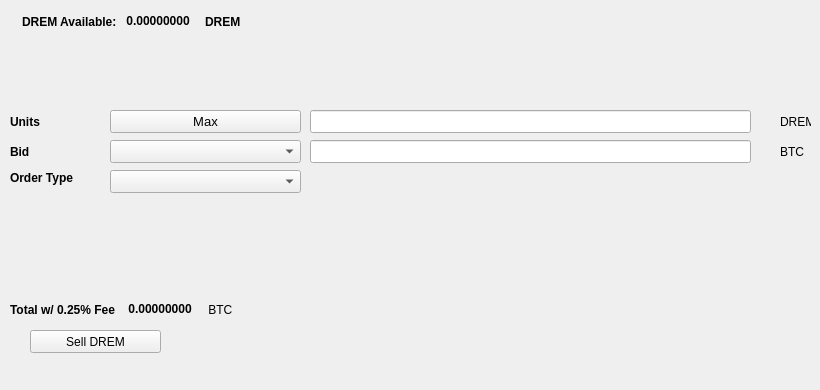
   <widget class="QWidget" name="SellTab">
    <attribute name="title">
     <string>Sell</string>
    </attribute>
    <widget class="QLabel" name="label_16">
     <property name="geometry">
      <rect>
       <x>780</x>
       <y>140</y>
       <width>31</width>
       <height>23</height>
      </rect>
     </property>
     <property name="text">
      <string>BTC</string>
     </property>
    </widget>
    <widget class="QComboBox" name="SellBidcomboBox">
     <property name="geometry">
      <rect>
       <x>110</x>
       <y>140</y>
       <width>191</width>
       <height>23</height>
      </rect>
     </property>
     <property name="font">
      <font>
       <pointsize>10</pointsize>
      </font>
     </property>
    </widget>
    <widget class="QLabel" name="label_18">
     <property name="geometry">
      <rect>
       <x>10</x>
       <y>110</y>
       <width>46</width>
       <height>23</height>
      </rect>
     </property>
     <property name="font">
      <font>
       <weight>75</weight>
       <bold>true</bold>
      </font>
     </property>
     <property name="text">
      <string>Units</string>
     </property>
    </widget>
    <widget class="QPushButton" name="Sell_Max_Amount">
     <property name="geometry">
      <rect>
       <x>110</x>
       <y>110</y>
       <width>191</width>
       <height>23</height>
      </rect>
     </property>
     <property name="font">
      <font>
       <pointsize>10</pointsize>
      </font>
     </property>
     <property name="text">
      <string>Max</string>
     </property>
    </widget>
    <widget class="QLabel" name="label_20">
     <property name="geometry">
      <rect>
       <x>10</x>
       <y>170</y>
       <width>91</width>
       <height>16</height>
      </rect>
     </property>
     <property name="font">
      <font>
       <weight>75</weight>
       <bold>true</bold>
      </font>
     </property>
     <property name="text">
      <string>Order Type</string>
     </property>
    </widget>
    <widget class="QComboBox" name="SellOrdertypeCombo">
     <property name="geometry">
      <rect>
       <x>110</x>
       <y>170</y>
       <width>191</width>
       <height>23</height>
      </rect>
     </property>
     <property name="font">
      <font>
       <pointsize>10</pointsize>
      </font>
     </property>
    </widget>
    <widget class="QLabel" name="label_21">
     <property name="geometry">
      <rect>
       <x>10</x>
       <y>140</y>
       <width>46</width>
       <height>23</height>
      </rect>
     </property>
     <property name="font">
      <font>
       <weight>75</weight>
       <bold>true</bold>
      </font>
     </property>
     <property name="text">
      <string>Bid</string>
     </property>
    </widget>
    <widget class="QLabel" name="label_22">
     <property name="geometry">
      <rect>
       <x>780</x>
       <y>110</y>
       <width>31</width>
       <height>23</height>
      </rect>
     </property>
     <property name="text">
      <string>DREM</string>
     </property>
    </widget>
    <widget class="QLineEdit" name="UnitsInputDREM">
     <property name="geometry">
      <rect>
       <x>310</x>
       <y>110</y>
       <width>441</width>
       <height>23</height>
      </rect>
     </property>
     <property name="font">
      <font>
       <pointsize>9</pointsize>
       <weight>75</weight>
       <bold>true</bold>
      </font>
     </property>
    </widget>
    <widget class="QLineEdit" name="SellBidPriceEdit">
     <property name="geometry">
      <rect>
       <x>310</x>
       <y>140</y>
       <width>441</width>
       <height>23</height>
      </rect>
     </property>
     <property name="font">
      <font>
       <pointsize>9</pointsize>
       <weight>75</weight>
       <bold>true</bold>
      </font>
     </property>
    </widget>
    <widget class="QPushButton" name="SellDREMBTN">
     <property name="geometry">
      <rect>
       <x>30</x>
       <y>330</y>
       <width>131</width>
       <height>23</height>
      </rect>
     </property>
     <property name="text">
      <string>Sell DREM</string>
     </property>
     <property name="icon">
      <iconset>
       <normaloff>:/icons/bitcoin</normaloff>:/icons/bitcoin</iconset>
     </property>
    </widget>
    <widget class="QWidget" name="layoutWidget3">
     <property name="geometry">
      <rect>
       <x>22</x>
       <y>12</y>
       <width>258</width>
       <height>19</height>
      </rect>
     </property>
     <layout class="QHBoxLayout" name="horizontalLayout">
      <item>
       <widget class="QLabel" name="label232_2">
        <property name="font">
         <font>
          <weight>75</weight>
          <bold>true</bold>
         </font>
        </property>
        <property name="text">
         <string>DREM Available:</string>
        </property>
       </widget>
      </item>
      <item>
       <widget class="QLabel" name="DREMAvailableLabel">
        <property name="palette">
         <palette>
          <active>
           <colorrole role="WindowText">
            <brush brushstyle="SolidPattern">
             <color alpha="255">
              <red>0</red>
              <green>0</green>
              <blue>0</blue>
             </color>
            </brush>
           </colorrole>
           <colorrole role="Button">
            <brush brushstyle="SolidPattern">
             <color alpha="255">
              <red>0</red>
              <green>170</green>
              <blue>0</blue>
             </color>
            </brush>
           </colorrole>
           <colorrole role="Light">
            <brush brushstyle="SolidPattern">
             <color alpha="255">
              <red>0</red>
              <green>255</green>
              <blue>0</blue>
             </color>
            </brush>
           </colorrole>
           <colorrole role="Midlight">
            <brush brushstyle="SolidPattern">
             <color alpha="255">
              <red>0</red>
              <green>212</green>
              <blue>0</blue>
             </color>
            </brush>
           </colorrole>
           <colorrole role="Dark">
            <brush brushstyle="SolidPattern">
             <color alpha="255">
              <red>0</red>
              <green>85</green>
              <blue>0</blue>
             </color>
            </brush>
           </colorrole>
           <colorrole role="Mid">
            <brush brushstyle="SolidPattern">
             <color alpha="255">
              <red>0</red>
              <green>113</green>
              <blue>0</blue>
             </color>
            </brush>
           </colorrole>
           <colorrole role="Text">
            <brush brushstyle="SolidPattern">
             <color alpha="255">
              <red>0</red>
              <green>170</green>
              <blue>0</blue>
             </color>
            </brush>
           </colorrole>
           <colorrole role="BrightText">
            <brush brushstyle="SolidPattern">
             <color alpha="255">
              <red>255</red>
              <green>255</green>
              <blue>255</blue>
             </color>
            </brush>
           </colorrole>
           <colorrole role="ButtonText">
            <brush brushstyle="SolidPattern">
             <color alpha="255">
              <red>0</red>
              <green>0</green>
              <blue>0</blue>
             </color>
            </brush>
           </colorrole>
           <colorrole role="Base">
            <brush brushstyle="SolidPattern">
             <color alpha="255">
              <red>255</red>
              <green>255</green>
              <blue>255</blue>
             </color>
            </brush>
           </colorrole>
           <colorrole role="Window">
            <brush brushstyle="SolidPattern">
             <color alpha="255">
              <red>0</red>
              <green>170</green>
              <blue>0</blue>
             </color>
            </brush>
           </colorrole>
           <colorrole role="Shadow">
            <brush brushstyle="SolidPattern">
             <color alpha="255">
              <red>0</red>
              <green>0</green>
              <blue>0</blue>
             </color>
            </brush>
           </colorrole>
           <colorrole role="AlternateBase">
            <brush brushstyle="SolidPattern">
             <color alpha="255">
              <red>127</red>
              <green>212</green>
              <blue>127</blue>
             </color>
            </brush>
           </colorrole>
           <colorrole role="ToolTipBase">
            <brush brushstyle="SolidPattern">
             <color alpha="255">
              <red>255</red>
              <green>255</green>
              <blue>220</blue>
             </color>
            </brush>
           </colorrole>
           <colorrole role="ToolTipText">
            <brush brushstyle="SolidPattern">
             <color alpha="255">
              <red>0</red>
              <green>0</green>
              <blue>0</blue>
             </color>
            </brush>
           </colorrole>
          </active>
          <inactive>
           <colorrole role="WindowText">
            <brush brushstyle="SolidPattern">
             <color alpha="255">
              <red>0</red>
              <green>0</green>
              <blue>0</blue>
             </color>
            </brush>
           </colorrole>
           <colorrole role="Button">
            <brush brushstyle="SolidPattern">
             <color alpha="255">
              <red>0</red>
              <green>170</green>
              <blue>0</blue>
             </color>
            </brush>
           </colorrole>
           <colorrole role="Light">
            <brush brushstyle="SolidPattern">
             <color alpha="255">
              <red>0</red>
              <green>255</green>
              <blue>0</blue>
             </color>
            </brush>
           </colorrole>
           <colorrole role="Midlight">
            <brush brushstyle="SolidPattern">
             <color alpha="255">
              <red>0</red>
              <green>212</green>
              <blue>0</blue>
             </color>
            </brush>
           </colorrole>
           <colorrole role="Dark">
            <brush brushstyle="SolidPattern">
             <color alpha="255">
              <red>0</red>
              <green>85</green>
              <blue>0</blue>
             </color>
            </brush>
           </colorrole>
           <colorrole role="Mid">
            <brush brushstyle="SolidPattern">
             <color alpha="255">
              <red>0</red>
              <green>113</green>
              <blue>0</blue>
             </color>
            </brush>
           </colorrole>
           <colorrole role="Text">
            <brush brushstyle="SolidPattern">
             <color alpha="255">
              <red>0</red>
              <green>170</green>
              <blue>0</blue>
             </color>
            </brush>
           </colorrole>
           <colorrole role="BrightText">
            <brush brushstyle="SolidPattern">
             <color alpha="255">
              <red>255</red>
              <green>255</green>
              <blue>255</blue>
             </color>
            </brush>
           </colorrole>
           <colorrole role="ButtonText">
            <brush brushstyle="SolidPattern">
             <color alpha="255">
              <red>0</red>
              <green>0</green>
              <blue>0</blue>
             </color>
            </brush>
           </colorrole>
           <colorrole role="Base">
            <brush brushstyle="SolidPattern">
             <color alpha="255">
              <red>255</red>
              <green>255</green>
              <blue>255</blue>
             </color>
            </brush>
           </colorrole>
           <colorrole role="Window">
            <brush brushstyle="SolidPattern">
             <color alpha="255">
              <red>0</red>
              <green>170</green>
              <blue>0</blue>
             </color>
            </brush>
           </colorrole>
           <colorrole role="Shadow">
            <brush brushstyle="SolidPattern">
             <color alpha="255">
              <red>0</red>
              <green>0</green>
              <blue>0</blue>
             </color>
            </brush>
           </colorrole>
           <colorrole role="AlternateBase">
            <brush brushstyle="SolidPattern">
             <color alpha="255">
              <red>127</red>
              <green>212</green>
              <blue>127</blue>
             </color>
            </brush>
           </colorrole>
           <colorrole role="ToolTipBase">
            <brush brushstyle="SolidPattern">
             <color alpha="255">
              <red>255</red>
              <green>255</green>
              <blue>220</blue>
             </color>
            </brush>
           </colorrole>
           <colorrole role="ToolTipText">
            <brush brushstyle="SolidPattern">
             <color alpha="255">
              <red>0</red>
              <green>0</green>
              <blue>0</blue>
             </color>
            </brush>
           </colorrole>
          </inactive>
          <disabled>
           <colorrole role="WindowText">
            <brush brushstyle="SolidPattern">
             <color alpha="255">
              <red>0</red>
              <green>85</green>
              <blue>0</blue>
             </color>
            </brush>
           </colorrole>
           <colorrole role="Button">
            <brush brushstyle="SolidPattern">
             <color alpha="255">
              <red>0</red>
              <green>170</green>
              <blue>0</blue>
             </color>
            </brush>
           </colorrole>
           <colorrole role="Light">
            <brush brushstyle="SolidPattern">
             <color alpha="255">
              <red>0</red>
              <green>255</green>
              <blue>0</blue>
             </color>
            </brush>
           </colorrole>
           <colorrole role="Midlight">
            <brush brushstyle="SolidPattern">
             <color alpha="255">
              <red>0</red>
              <green>212</green>
              <blue>0</blue>
             </color>
            </brush>
           </colorrole>
           <colorrole role="Dark">
            <brush brushstyle="SolidPattern">
             <color alpha="255">
              <red>0</red>
              <green>85</green>
              <blue>0</blue>
             </color>
            </brush>
           </colorrole>
           <colorrole role="Mid">
            <brush brushstyle="SolidPattern">
             <color alpha="255">
              <red>0</red>
              <green>113</green>
              <blue>0</blue>
             </color>
            </brush>
           </colorrole>
           <colorrole role="Text">
            <brush brushstyle="SolidPattern">
             <color alpha="255">
              <red>0</red>
              <green>85</green>
              <blue>0</blue>
             </color>
            </brush>
           </colorrole>
           <colorrole role="BrightText">
            <brush brushstyle="SolidPattern">
             <color alpha="255">
              <red>255</red>
              <green>255</green>
              <blue>255</blue>
             </color>
            </brush>
           </colorrole>
           <colorrole role="ButtonText">
            <brush brushstyle="SolidPattern">
             <color alpha="255">
              <red>0</red>
              <green>85</green>
              <blue>0</blue>
             </color>
            </brush>
           </colorrole>
           <colorrole role="Base">
            <brush brushstyle="SolidPattern">
             <color alpha="255">
              <red>0</red>
              <green>170</green>
              <blue>0</blue>
             </color>
            </brush>
           </colorrole>
           <colorrole role="Window">
            <brush brushstyle="SolidPattern">
             <color alpha="255">
              <red>0</red>
              <green>170</green>
              <blue>0</blue>
             </color>
            </brush>
           </colorrole>
           <colorrole role="Shadow">
            <brush brushstyle="SolidPattern">
             <color alpha="255">
              <red>0</red>
              <green>0</green>
              <blue>0</blue>
             </color>
            </brush>
           </colorrole>
           <colorrole role="AlternateBase">
            <brush brushstyle="SolidPattern">
             <color alpha="255">
              <red>0</red>
              <green>170</green>
              <blue>0</blue>
             </color>
            </brush>
           </colorrole>
           <colorrole role="ToolTipBase">
            <brush brushstyle="SolidPattern">
             <color alpha="255">
              <red>255</red>
              <green>255</green>
              <blue>220</blue>
             </color>
            </brush>
           </colorrole>
           <colorrole role="ToolTipText">
            <brush brushstyle="SolidPattern">
             <color alpha="255">
              <red>0</red>
              <green>0</green>
              <blue>0</blue>
             </color>
            </brush>
           </colorrole>
          </disabled>
         </palette>
        </property>
        <property name="font">
         <font>
          <weight>75</weight>
          <bold>true</bold>
         </font>
        </property>
        <property name="text">
         <string> 0.00000000 </string>
        </property>
        <property name="textInteractionFlags">
         <set>Qt::LinksAccessibleByMouse|Qt::TextSelectableByKeyboard|Qt::TextSelectableByMouse</set>
        </property>
       </widget>
      </item>
      <item>
       <widget class="QLabel" name="labelDREM">
        <property name="font">
         <font>
          <weight>75</weight>
          <bold>true</bold>
         </font>
        </property>
        <property name="text">
         <string>DREM</string>
        </property>
       </widget>
      </item>
     </layout>
    </widget>
    <widget class="QWidget" name="layoutWidget">
     <property name="geometry">
      <rect>
       <x>10</x>
       <y>300</y>
       <width>268</width>
       <height>19</height>
      </rect>
     </property>
     <layout class="QHBoxLayout" name="horizontalLayout_2">
      <item>
       <widget class="QLabel" name="label_19">
        <property name="font">
         <font>
          <weight>75</weight>
          <bold>true</bold>
         </font>
        </property>
        <property name="text">
         <string>Total w/ 0.25% Fee </string>
        </property>
       </widget>
      </item>
      <item>
       <widget class="QLabel" name="SellCostLabel">
        <property name="palette">
         <palette>
          <active>
           <colorrole role="WindowText">
            <brush brushstyle="SolidPattern">
             <color alpha="255">
              <red>0</red>
              <green>0</green>
              <blue>0</blue>
             </color>
            </brush>
           </colorrole>
           <colorrole role="Button">
            <brush brushstyle="SolidPattern">
             <color alpha="255">
              <red>0</red>
              <green>170</green>
              <blue>0</blue>
             </color>
            </brush>
           </colorrole>
           <colorrole role="Light">
            <brush brushstyle="SolidPattern">
             <color alpha="255">
              <red>0</red>
              <green>255</green>
              <blue>0</blue>
             </color>
            </brush>
           </colorrole>
           <colorrole role="Midlight">
            <brush brushstyle="SolidPattern">
             <color alpha="255">
              <red>0</red>
              <green>212</green>
              <blue>0</blue>
             </color>
            </brush>
           </colorrole>
           <colorrole role="Dark">
            <brush brushstyle="SolidPattern">
             <color alpha="255">
              <red>0</red>
              <green>85</green>
              <blue>0</blue>
             </color>
            </brush>
           </colorrole>
           <colorrole role="Mid">
            <brush brushstyle="SolidPattern">
             <color alpha="255">
              <red>0</red>
              <green>113</green>
              <blue>0</blue>
             </color>
            </brush>
           </colorrole>
           <colorrole role="Text">
            <brush brushstyle="SolidPattern">
             <color alpha="255">
              <red>0</red>
              <green>170</green>
              <blue>0</blue>
             </color>
            </brush>
           </colorrole>
           <colorrole role="BrightText">
            <brush brushstyle="SolidPattern">
             <color alpha="255">
              <red>255</red>
              <green>255</green>
              <blue>255</blue>
             </color>
            </brush>
           </colorrole>
           <colorrole role="ButtonText">
            <brush brushstyle="SolidPattern">
             <color alpha="255">
              <red>0</red>
              <green>0</green>
              <blue>0</blue>
             </color>
            </brush>
           </colorrole>
           <colorrole role="Base">
            <brush brushstyle="SolidPattern">
             <color alpha="255">
              <red>255</red>
              <green>255</green>
              <blue>255</blue>
             </color>
            </brush>
           </colorrole>
           <colorrole role="Window">
            <brush brushstyle="SolidPattern">
             <color alpha="255">
              <red>0</red>
              <green>170</green>
              <blue>0</blue>
             </color>
            </brush>
           </colorrole>
           <colorrole role="Shadow">
            <brush brushstyle="SolidPattern">
             <color alpha="255">
              <red>0</red>
              <green>0</green>
              <blue>0</blue>
             </color>
            </brush>
           </colorrole>
           <colorrole role="AlternateBase">
            <brush brushstyle="SolidPattern">
             <color alpha="255">
              <red>127</red>
              <green>212</green>
              <blue>127</blue>
             </color>
            </brush>
           </colorrole>
           <colorrole role="ToolTipBase">
            <brush brushstyle="SolidPattern">
             <color alpha="255">
              <red>255</red>
              <green>255</green>
              <blue>220</blue>
             </color>
            </brush>
           </colorrole>
           <colorrole role="ToolTipText">
            <brush brushstyle="SolidPattern">
             <color alpha="255">
              <red>0</red>
              <green>0</green>
              <blue>0</blue>
             </color>
            </brush>
           </colorrole>
          </active>
          <inactive>
           <colorrole role="WindowText">
            <brush brushstyle="SolidPattern">
             <color alpha="255">
              <red>0</red>
              <green>0</green>
              <blue>0</blue>
             </color>
            </brush>
           </colorrole>
           <colorrole role="Button">
            <brush brushstyle="SolidPattern">
             <color alpha="255">
              <red>0</red>
              <green>170</green>
              <blue>0</blue>
             </color>
            </brush>
           </colorrole>
           <colorrole role="Light">
            <brush brushstyle="SolidPattern">
             <color alpha="255">
              <red>0</red>
              <green>255</green>
              <blue>0</blue>
             </color>
            </brush>
           </colorrole>
           <colorrole role="Midlight">
            <brush brushstyle="SolidPattern">
             <color alpha="255">
              <red>0</red>
              <green>212</green>
              <blue>0</blue>
             </color>
            </brush>
           </colorrole>
           <colorrole role="Dark">
            <brush brushstyle="SolidPattern">
             <color alpha="255">
              <red>0</red>
              <green>85</green>
              <blue>0</blue>
             </color>
            </brush>
           </colorrole>
           <colorrole role="Mid">
            <brush brushstyle="SolidPattern">
             <color alpha="255">
              <red>0</red>
              <green>113</green>
              <blue>0</blue>
             </color>
            </brush>
           </colorrole>
           <colorrole role="Text">
            <brush brushstyle="SolidPattern">
             <color alpha="255">
              <red>0</red>
              <green>170</green>
              <blue>0</blue>
             </color>
            </brush>
           </colorrole>
           <colorrole role="BrightText">
            <brush brushstyle="SolidPattern">
             <color alpha="255">
              <red>255</red>
              <green>255</green>
              <blue>255</blue>
             </color>
            </brush>
           </colorrole>
           <colorrole role="ButtonText">
            <brush brushstyle="SolidPattern">
             <color alpha="255">
              <red>0</red>
              <green>0</green>
              <blue>0</blue>
             </color>
            </brush>
           </colorrole>
           <colorrole role="Base">
            <brush brushstyle="SolidPattern">
             <color alpha="255">
              <red>255</red>
              <green>255</green>
              <blue>255</blue>
             </color>
            </brush>
           </colorrole>
           <colorrole role="Window">
            <brush brushstyle="SolidPattern">
             <color alpha="255">
              <red>0</red>
              <green>170</green>
              <blue>0</blue>
             </color>
            </brush>
           </colorrole>
           <colorrole role="Shadow">
            <brush brushstyle="SolidPattern">
             <color alpha="255">
              <red>0</red>
              <green>0</green>
              <blue>0</blue>
             </color>
            </brush>
           </colorrole>
           <colorrole role="AlternateBase">
            <brush brushstyle="SolidPattern">
             <color alpha="255">
              <red>127</red>
              <green>212</green>
              <blue>127</blue>
             </color>
            </brush>
           </colorrole>
           <colorrole role="ToolTipBase">
            <brush brushstyle="SolidPattern">
             <color alpha="255">
              <red>255</red>
              <green>255</green>
              <blue>220</blue>
             </color>
            </brush>
           </colorrole>
           <colorrole role="ToolTipText">
            <brush brushstyle="SolidPattern">
             <color alpha="255">
              <red>0</red>
              <green>0</green>
              <blue>0</blue>
             </color>
            </brush>
           </colorrole>
          </inactive>
          <disabled>
           <colorrole role="WindowText">
            <brush brushstyle="SolidPattern">
             <color alpha="255">
              <red>0</red>
              <green>85</green>
              <blue>0</blue>
             </color>
            </brush>
           </colorrole>
           <colorrole role="Button">
            <brush brushstyle="SolidPattern">
             <color alpha="255">
              <red>0</red>
              <green>170</green>
              <blue>0</blue>
             </color>
            </brush>
           </colorrole>
           <colorrole role="Light">
            <brush brushstyle="SolidPattern">
             <color alpha="255">
              <red>0</red>
              <green>255</green>
              <blue>0</blue>
             </color>
            </brush>
           </colorrole>
           <colorrole role="Midlight">
            <brush brushstyle="SolidPattern">
             <color alpha="255">
              <red>0</red>
              <green>212</green>
              <blue>0</blue>
             </color>
            </brush>
           </colorrole>
           <colorrole role="Dark">
            <brush brushstyle="SolidPattern">
             <color alpha="255">
              <red>0</red>
              <green>85</green>
              <blue>0</blue>
             </color>
            </brush>
           </colorrole>
           <colorrole role="Mid">
            <brush brushstyle="SolidPattern">
             <color alpha="255">
              <red>0</red>
              <green>113</green>
              <blue>0</blue>
             </color>
            </brush>
           </colorrole>
           <colorrole role="Text">
            <brush brushstyle="SolidPattern">
             <color alpha="255">
              <red>0</red>
              <green>85</green>
              <blue>0</blue>
             </color>
            </brush>
           </colorrole>
           <colorrole role="BrightText">
            <brush brushstyle="SolidPattern">
             <color alpha="255">
              <red>255</red>
              <green>255</green>
              <blue>255</blue>
             </color>
            </brush>
           </colorrole>
           <colorrole role="ButtonText">
            <brush brushstyle="SolidPattern">
             <color alpha="255">
              <red>0</red>
              <green>85</green>
              <blue>0</blue>
             </color>
            </brush>
           </colorrole>
           <colorrole role="Base">
            <brush brushstyle="SolidPattern">
             <color alpha="255">
              <red>0</red>
              <green>170</green>
              <blue>0</blue>
             </color>
            </brush>
           </colorrole>
           <colorrole role="Window">
            <brush brushstyle="SolidPattern">
             <color alpha="255">
              <red>0</red>
              <green>170</green>
              <blue>0</blue>
             </color>
            </brush>
           </colorrole>
           <colorrole role="Shadow">
            <brush brushstyle="SolidPattern">
             <color alpha="255">
              <red>0</red>
              <green>0</green>
              <blue>0</blue>
             </color>
            </brush>
           </colorrole>
           <colorrole role="AlternateBase">
            <brush brushstyle="SolidPattern">
             <color alpha="255">
              <red>0</red>
              <green>170</green>
              <blue>0</blue>
             </color>
            </brush>
           </colorrole>
           <colorrole role="ToolTipBase">
            <brush brushstyle="SolidPattern">
             <color alpha="255">
              <red>255</red>
              <green>255</green>
              <blue>220</blue>
             </color>
            </brush>
           </colorrole>
           <colorrole role="ToolTipText">
            <brush brushstyle="SolidPattern">
             <color alpha="255">
              <red>0</red>
              <green>0</green>
              <blue>0</blue>
             </color>
            </brush>
           </colorrole>
          </disabled>
         </palette>
        </property>
        <property name="font">
         <font>
          <weight>75</weight>
          <bold>true</bold>
         </font>
        </property>
        <property name="autoFillBackground">
         <bool>false</bool>
        </property>
        <property name="text">
         <string> 0.00000000</string>
        </property>
        <property name="textInteractionFlags">
         <set>Qt::LinksAccessibleByMouse|Qt::TextSelectableByMouse</set>
        </property>
       </widget>
      </item>
      <item>
       <widget class="QLabel" name="label_17">
        <property name="font">
         <font>
          <weight>50</weight>
          <bold>false</bold>
         </font>
        </property>
        <property name="text">
         <string> BTC</string>
        </property>
       </widget>
      </item>
     </layout>
    </widget>
    <widget class="QLabel" name="label_23">
     <property name="geometry">
      <rect>
       <x>460</x>
       <y>300</y>
       <width>281</width>
       <height>81</height>
      </rect>
     </property>
     <property name="text">
      <string/>
     </property>
     <property name="pixmap">
      <pixmap>:/images/bittrex</pixmap>
     </property>
    </widget>
   </widget>
